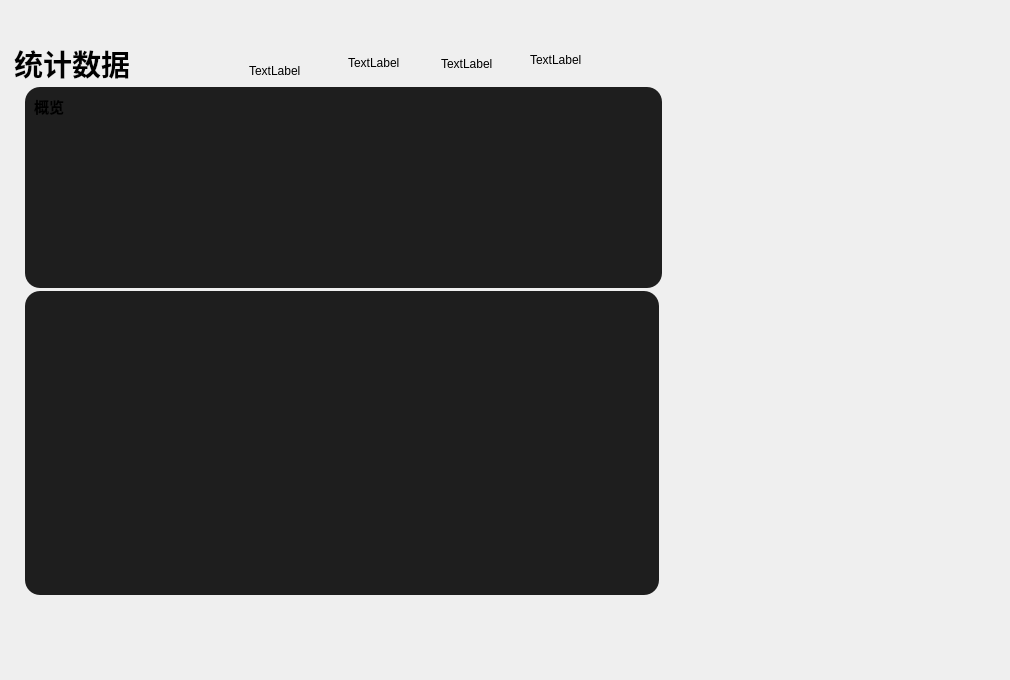
   <widget class="QWidget" name="page_3">
    <widget class="QWidget" name="status_context_photo" native="true">
     <property name="geometry">
      <rect>
       <x>0</x>
       <y>0</y>
       <width>1001</width>
       <height>671</height>
      </rect>
     </property>
     <property name="styleSheet">
      <string notr="true">QWidget#status_context_photo
{
image: url(:/Themes/Assets/Themes/backgrounds/beach/2560x1600.jpg);

}</string>
     </property>
     <widget class="QLabel" name="ClassSheetTiltleLabel_2">
      <property name="geometry">
       <rect>
        <x>14</x>
        <y>41</y>
        <width>131</width>
        <height>44</height>
       </rect>
      </property>
      <property name="font">
       <font>
        <family>微软雅黑</family>
        <pointsize>22</pointsize>
        <bold>true</bold>
        <stylestrategy>PreferAntialias</stylestrategy>
       </font>
      </property>
      <property name="text">
       <string>统计数据</string>
      </property>
      <property name="textFormat">
       <enum>Qt::TextFormat::PlainText</enum>
      </property>
     </widget>
     <widget class="QWidget" name="widget_3" native="true">
      <property name="geometry">
       <rect>
        <x>25</x>
        <y>87</y>
        <width>637</width>
        <height>201</height>
       </rect>
      </property>
      <property name="sizePolicy">
       <sizepolicy hsizetype="Ignored" vsizetype="Ignored">
        <horstretch>0</horstretch>
        <verstretch>0</verstretch>
       </sizepolicy>
      </property>
      <property name="styleSheet">
       <string notr="true">background-color: rgb(30, 30, 30);
border-radius:15px;</string>
      </property>
      <widget class="QLabel" name="label_28">
       <property name="geometry">
        <rect>
         <x>9</x>
         <y>9</y>
         <width>30</width>
         <height>20</height>
        </rect>
       </property>
       <property name="font">
        <font>
         <family>微软雅黑</family>
         <pointsize>11</pointsize>
         <bold>true</bold>
        </font>
       </property>
       <property name="text">
        <string>概览</string>
       </property>
      </widget>
     </widget>
     <widget class="QWidget" name="widget_5" native="true">
      <property name="geometry">
       <rect>
        <x>25</x>
        <y>291</y>
        <width>634</width>
        <height>304</height>
       </rect>
      </property>
      <property name="sizePolicy">
       <sizepolicy hsizetype="Ignored" vsizetype="Ignored">
        <horstretch>0</horstretch>
        <verstretch>0</verstretch>
       </sizepolicy>
      </property>
      <property name="styleSheet">
       <string notr="true">background-color: rgb(30, 30, 30);
border-radius:15px;</string>
      </property>
     </widget>
     <widget class="QLabel" name="maxStreakLabel">
      <property name="geometry">
       <rect>
        <x>249</x>
        <y>63</y>
        <width>53</width>
        <height>15</height>
       </rect>
      </property>
      <property name="text">
       <string>TextLabel</string>
      </property>
     </widget>
     <widget class="QLabel" name="currentStreakLabel">
      <property name="geometry">
       <rect>
        <x>348</x>
        <y>55</y>
        <width>53</width>
        <height>15</height>
       </rect>
      </property>
      <property name="text">
       <string>TextLabel</string>
      </property>
     </widget>
     <widget class="QLabel" name="todayTimeLabel">
      <property name="geometry">
       <rect>
        <x>441</x>
        <y>56</y>
        <width>53</width>
        <height>15</height>
       </rect>
      </property>
      <property name="text">
       <string>TextLabel</string>
      </property>
     </widget>
     <widget class="QLabel" name="totalTimeLabel">
      <property name="geometry">
       <rect>
        <x>530</x>
        <y>52</y>
        <width>53</width>
        <height>15</height>
       </rect>
      </property>
      <property name="text">
       <string>TextLabel</string>
      </property>
     </widget>
    </widget>
   </widget>
